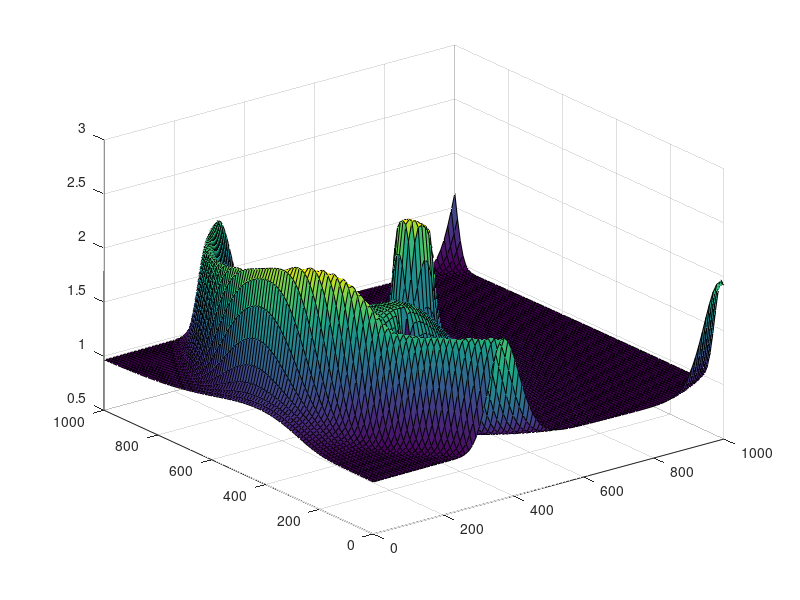

Write the MATLAB code that produced this figure.
function danger
    % fake inputs for now
    enemyPos = [300,300];
    
    % create axis variables
    x = linspace(1,1000);
    y = linspace(1,1000);
    [X,Y] = meshgrid(x-enemyPos(1),y-enemyPos(2));
    
    % calculate danger
    R = sqrt(X.^2 + Y.^2);
    T = atan(Y./X) + pi*(X<0) - pi/2;
    dist = R./sinc(T/pi);
    
    
    d = exp(-dist.^2/100000) + exp(-R/20000);
    d = d + tanh(10*exp(-((X-500+enemyPos(1)).^2 + (Y-500+enemyPos(2)).^2)/800));
    
    Xp = X + enemyPos(1) - 680;
    Yp = Y + enemyPos(2) - 516;
    d = d + exp(-(sqrt(Xp.^2 + Yp.^2) - 600).^2/1000);
%     d = d + 
    
    %calculate the danger for the pool edge
    surf(x,y,d)
end